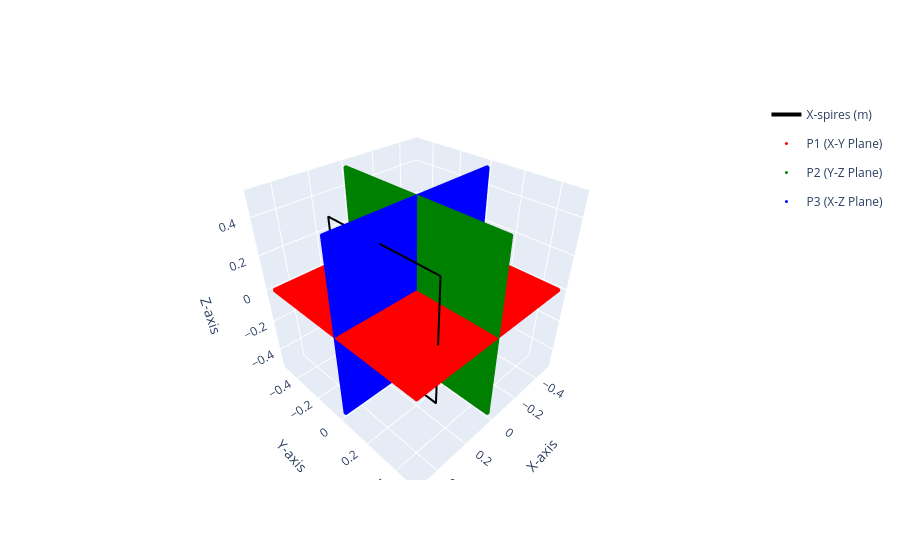

Notebook source saved alongside this figure:
### Code cell
X, Y, Z = sim.generate_range([-0.5, 0.5], [-0.5, 0.5], [-0.5, 0.5], step_size_x = grid_length_size)

hplot.plot_grid(X, Y, Z, f0)

### Figure 1 — Plotly figure (JSON) as saved in the notebook; plotly's stock layout.template omitted (floating-point values rounded to 4 significant figures; data arrays with more than 128 entries replaced by an {"elided": "..."} marker saying what was removed)
{"data": [{"legendgroup": "X-spires (m)", "line": {"color": "black", "width": 4}, "mode": "lines", "name": "X-spires (m)", "showlegend": true, "type": "scatter3d", "x": {"elided": "401 float values"}, "y": {"elided": "401 float values"}, "z": {"elided": "401 float values"}}, {"legendgroup": "X-spires (m)", "line": {"color": "black", "width": 4}, "mode": "lines", "showlegend": false, "type": "scatter3d", "x": {"elided": "401 float values"}, "y": {"elided": "401 float values"}, "z": {"elided": "401 float values"}}, {"marker": {"color": "red", "size": 3}, "mode": "markers", "name": "P1 (X-Y Plane)", "type": "scatter3d", "x": {"elided": "10609 float values"}, "y": {"elided": "10609 float values"}, "z": {"elided": "10609 float values"}}, {"marker": {"color": "green", "size": 3}, "mode": "markers", "name": "P2 (Y-Z Plane)", "type": "scatter3d", "x": {"elided": "10609 float values"}, "y": {"elided": "10609 float values"}, "z": {"elided": "10609 float values"}}, {"marker": {"color": "blue", "size": 3}, "mode": "markers", "name": "P3 (X-Z Plane)", "type": "scatter3d", "x": {"elided": "10609 float values"}, "y": {"elided": "10609 float values"}, "z": {"elided": "10609 float values"}}], "layout": {"scene": {"xaxis": {"title": {"text": "X-axis"}}, "yaxis": {"title": {"text": "Y-axis"}}, "zaxis": {"title": {"text": "Z-axis"}}}}}
